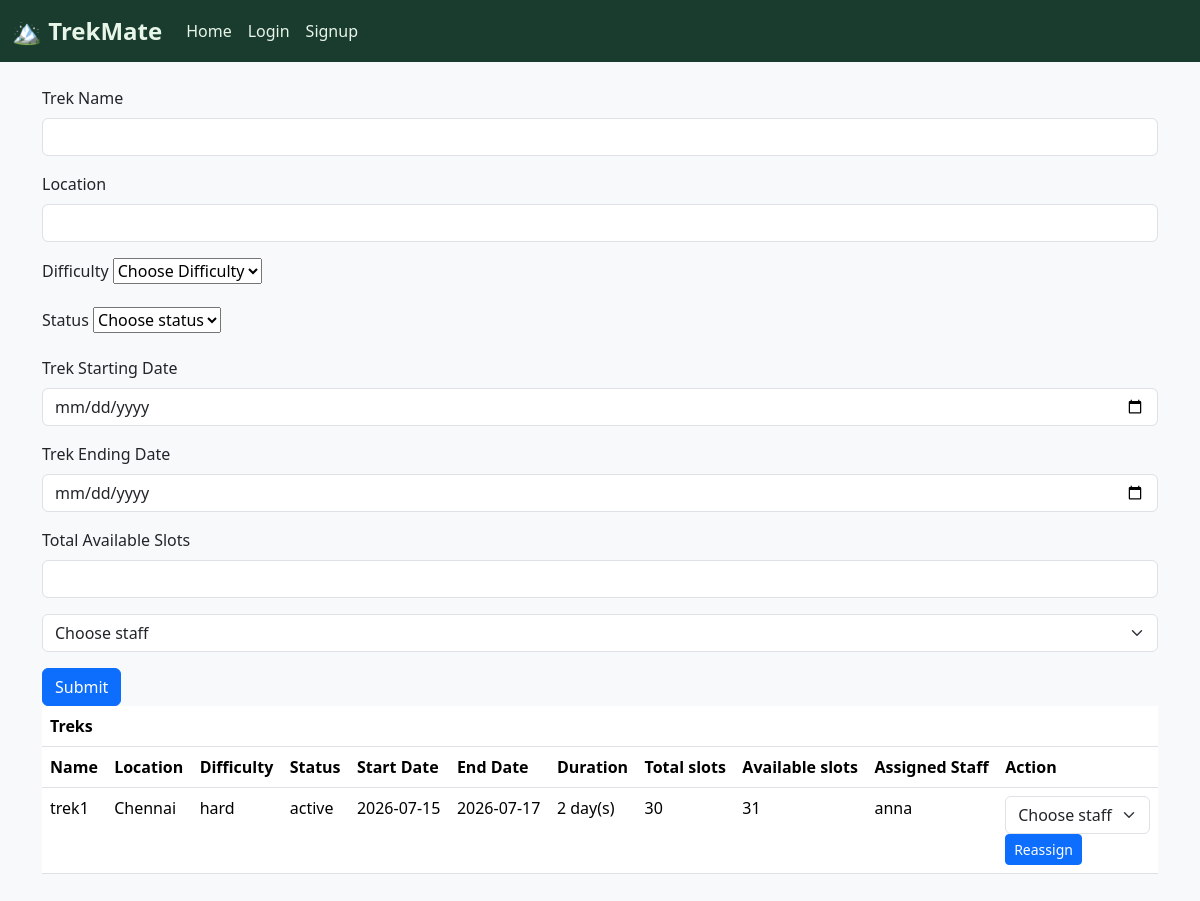
The page /admin/trek-management (signed in) on the database its author committed.
### app.py (models this page shows, shortened)
class treks(db.Model):
    _id = db.Column("id", db.Integer, primary_key = True)
    name = db.Column("name", db.String(100), nullable = False)
    location = db.Column("location", db.String(100), nullable = False)
    difficulty = db.Column("difficulty", db.String(100))
    status = db.Column("status", db.String(100), default="open")                #active, closed, completed
    start_date = db.Column("start_date", db.Date)
    end_date = db.Column("end_date", db.Date)
    duration = db.Column("duration", db.Integer)
    total_slots = db.Column("total_slots", db.Integer)
    available_slots = db.Column("available_slots", db.Integer)
    assigned_staff_id = db.Column("assigned_staff_id", db.Integer, db.ForeignKey('staffs.id'))

class staffs(db.Model):
    _id = db.Column("id", db.Integer, primary_key = True)
    name = db.Column("name", db.String(100))
    phone_no = db.Column("phone_no", db.Integer)
    email = db.Column("email", db.String(30), unique=True)
    username = db.Column("username", db.String(100), nullable=False, unique=True)
    password = db.Column("password", db.String(20), nullable=False)
    status = db.Column("status", db.String(20), default="pending")          #pending, active, rejected, blacklisted, assigned
    assigned_treks = db.relationship("treks", backref='staff_member')

### app.py (the view, shortened to what this page needs)
@app.route("/admin/trek-management", methods=["POST", "GET"])
def admin_trek_management():                                        #Admin Trek Management
    if "admin" in session:
        available_staff = staffs.query.filter_by(status="active").all()
        all_treks = treks.query.all()
        return render_template("admin_trek_management.html", available_staff=available_staff, all_treks = all_treks)
    else:
        return redirect(url_for("login"))

### templates/admin_trek_management.html (shortened to what this page needs)
{% extends "base.html" %}
{% block content %}
    <form method="POST" action="{{ url_for('admin_trek_management') }}">
        <div class="mb-3">
            <label for="name" class="form-label">Trek Name</label>
            <input type="text" class="form-control" id="name" name="name" required>
        </div>
        <div class="mb-3">
            <label for="location" class="form-label">Location</label>
            <input type="text" class="form-control" id="location" name="location" required>
        </div>
        <div class="mb-3">
            <label for="difficulty" class="form-label">Difficulty</label>
            <select name="difficulty" required>
                <option selected>Choose Difficulty</option>
            </select>
        </div>
        <div class="mb-3">
            <label for="status" class="form-label">Status</label>
            <select name="status">
                <option selected>Choose status</option>
            </select>
        </div>
        <div class="mb-3">
            <label for="start_date" class="form-label">Trek Starting Date</label>
            <input type="date" class="form-control" id="start_date" name="start_date" required>
        </div>
        <div class="mb-3">
            <label for="end_date" class="form-label">Trek Ending Date</label>
            <input type="date" class="form-control" id="end_date" name="end_date" required>
        </div>
        <div class="mb-3">
            <label for="total_slots" class="form-label">Total Available Slots</label>
            <input type="number" class="form-control" id="total_slots" name="total_slots" required>
        </div>
        <div class="mb-3">
            <select class="form-select" aria-label="Default select example" name="assigned_staff_id" required>
                <option selected>Choose staff</option>
            </select>
        </div>
        <button type="submit" class="btn btn-primary">Submit</button>
    </form>
    {% if all_treks %}
        <table class="table">
            <th colspan="11">Treks</th>
            <tr>
                <th>Name</th>
                <th>Location</th>
                <th>Difficulty</th>
                <th>Status</th>
                <th>Start Date</th>
                <th>End Date</th>
                <th>Duration</th>
                <th>Total slots</th>
                <th>Available slots</th>
                <th>Assigned Staff</th>
                <th>Action</th>
            </tr>
            {% for trek in all_treks %}
                <tr>
                    <td><p>{{ trek.name }}</p></td>
                    <td><p>{{ trek.location }}</p></td>
                    <td><p>{{ trek.difficulty }}</p></td>
                    <td><p>{{ trek.status }}</p></td>
                    <td><p>{{ trek.start_date }}</p></td>
                    <td><p>{{ trek.end_date }}</p></td>
                    <td><p>{{ trek.duration }} day(s)</p></td>
                    <td><p>{{ trek.total_slots }}</p></td>
                    <td><p>{{ trek.available_slots }}</p></td>
                    <td><p>{{ trek.staff_member.name }}</p></td>
                    <td>
                        <form method="POST" action="{{ url_for('reassign_staff', trek_id=trek._id) }}">
                            <select class="form-select" aria-label="Default select example" name="assigned_staff_id" required>
                                <option value="" disabled selected>Choose staff</option>
                            </select>
                            <button type="submit" class="btn btn-primary btn-sm">Reassign</button>
                        </form>
                    </td>
                </tr>
            {% endfor %}
        </table>
    {% endif %}
{% endblock %}

### templates/base.html (style rules this page uses)
body { background-color: #f8f9fa; }

### rows shown on the page
treks: name "trek1", location "Chennai", difficulty "hard", status "active", start_date "2026-07-15", end_date "2026-07-17", duration "2", total_slots "30", available_slots "31", staff_member.name "anna"
